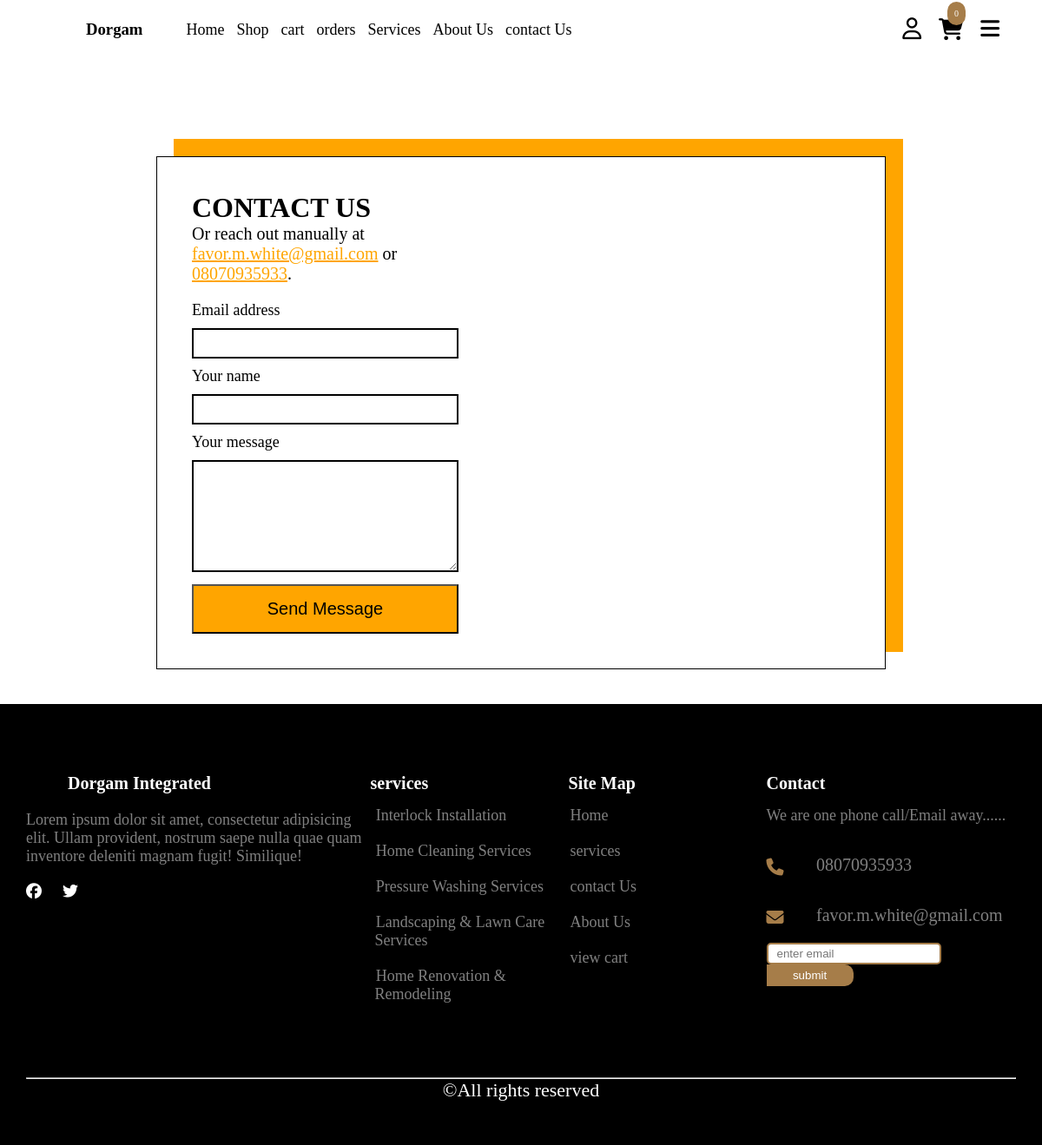
The page /contactUs on the database its author committed.
### core/models.py (models this page shows, shortened)
class Contact(models.Model):
    address = models.CharField(max_length=200)
    phoneNumber = models.CharField(max_length=20)
    email = models.CharField(max_length=200)

class Service(models.Model):
    image = models.ImageField(
        upload_to='services/images/',
        blank=False,
        null=False,
        help_text="enter service image"
    )
    name_of_service = models.CharField(max_length=200, blank=False, null=False)
    detail = CKEditor5Field(config_name='default')

### core/views.py (the view, shortened to what this page needs)
# urls.py: path('contactUs', views.contact_us, name="contactUs"),
def contact_us(request):
    return render(request, "mainSite/contactPage.html")

### core/context_processors.py (called while the page is built)
def contact_info(request):
    contactInfo = Contact.objects.first()
    return {"contact": contactInfo}

def services(request):
    services = Service.objects.all()[:5]
    return {"services": services}

def social_media_view(request):
    social = SocialMedia.objects.first()  # You can adjust the query as needed
    return {'social': social}

def cart_item_count(request):
    if request.user.is_authenticated:
        try:
            cart = Cart.objects.filter(user=request.user, completed=False).first()
            if cart:
                total_items = sum(item.quantity for item in cart.cartitems.all())
            else:
                total_items = 0
        except Exception as e:
            print(f"Error calculating cart item count: {e}")
            total_items = 0
    else:
        total_items = 0
    return {"cart_item_count": total_items}

### templates/mainSite/contactPage.html (shortened to what this page needs)
{% extends "./main.html" %}
{% load static %}
{% block stylelinks %}
    <link rel="stylesheet" href="{% static 'css/mainSite/contactPage.css' %}">
{% endblock stylelinks %}
{% block content %}
    <div class="contact-container container">
        <div class="contact-info">
            <h1>CONTACT US</h1>
            <p>
                Or reach out manually at
                <a href="mailto:{{ contact.email }}" class="contact">{{ contact.email }}</a>
                or
                <a href="tel:{{ contact.phoneNumber }}" class="contact">{{ contact.phoneNumber }}</a>.
            </p>
            <form action="{% url 'contactUs' %}" method="post">
                <div>
                    <label for="email">Email address</label>
                    <input type="email" required id="email" name="email">
                </div>
                <div>
                    <label for="name">Your name</label>
                    <input type="text" id="name" name="name" required>
                </div>
                <div>
                    <label for="message">Your message</label>
                    <textarea name="message" id="message" rows="7"></textarea>
                </div>
                <button type="submit">Send Message</button>
            </form>
        </div>
        <div class="contact-image">
        </div>
    </div>
{% endblock %}

### templates/mainSite/main.html (shortened to what this page needs)
{% load static %}
<!DOCTYPE html>
<html lang="en">
<head>
    <link rel="stylesheet" href="{% static 'css/mainSite/main.css' %}">
    {% block stylelinks %} {% endblock stylelinks %}
</head>
<body>
    <section class="header-main">
       <header class="container">
            <nav>
                <div class="logo" onclick="window.location.href='/'">
                <h1>Dorgam</h1>
                </div>
                <div class="nav-links">
                    <ul>
                        <li><a href="{% url 'home' %}">Home</a></li>
                        <li><a href="{% url 'products' %}">Shop</a></li>
                        <li><a href="{% url 'cart' %}">cart</a></li>
                        <li><a href="{% url 'orders' %}">orders</a></li>
                        <li><a href="{% url 'services' %}">Services</a></li>
                        <li><a href="{% url 'about' %}">About Us</a></li>
                        <li><a href="{% url 'contactUs' %}">contact Us</a></li>
                    </ul>
                </div>
            </nav>
            <div class="nav-action">
                <div class="account">
                    {% if user.is_authenticated %}
                        <a href="{% url 'profile' %}"><i class="fa-regular fa-user"></i></a>
                    {% else %}
                        <a href="{% url 'login' %}"><i class="fa-regular fa-user"></i></a>
                    {% endif %}
                </div>
                <div class="cart" onclick="window.location.href='/store/cart'">
                    <a href="{% url 'cart' %}"><i class="fa-solid fa-cart-shopping"></i></a>
                    <div class="itemsNum"><p>{{cart_item_count}}</p></div>
                </div>
                <div class="handbugger">
                    <i class="fa-solid fa-bars" onclick="openNav()"></i>
                </div>
            </div>
       </header>
    </section>
     {% include 'flashMessages/message.html' %}
    {% block content %} {% endblock content %}
    <footer>
        <div class="footer-container container">
            <div class="footer-about">
                <div class="heading">
                    <div class="logo"><img src="{% static 'images/homePage/logo.jfif' %}" alt="" srcset=""></div>
                    <h1>Dorgam Integrated</h1>
                </div>
                <p>
                    Lorem ipsum dolor sit amet, consectetur adipisicing elit. Ullam provident,
                    nostrum saepe nulla quae quam inventore deleniti magnam fugit! Similique!
                </p>
               <div class="socials">
                {% if social.facebook %}
                    <a href="{{ social.facebook }}" target="_blank">
                        <i class="fa-brands fa-facebook"></i>
                    </a>
                {% endif %}
                {% if social.twitter %}
                    <a href="{{ social.twitter }}" target="_blank">
                        <i class="fa-brands fa-twitter"></i>
                    </a>
                {% endif %}
            </div>
            </div>
            <div class="footer-services">
                <h1> services</h1>
                {% for service in services %}
                    <a href="{% url 'service' service.id %}">{{ service.name_of_service }}</a>
                {% endfor %}
            </div>
            <div class="footer-links">
                <h1> Site Map </h1>
                <ul>
                    <li><a href="{% url 'home' %}">Home</a></li>
                    <li><a href="{% url 'services' %}">services</a></li>
                    <li><a href="{% url 'contactUs' %}">contact Us</a></li>
                    <li><a href="{% url 'about' %}">About Us</a></li>
                     <li><a href="{% url 'cart' %}">view cart</a></li>
                </ul>
            </div>
            <div class="footer-contact-info">
                <h1> Contact </h1>
                <p>We are one phone call/Email away......</p>
                    <div class="info">
                        <i class="fa-solid fa-phone"></i>
                        <p>{{ contact.phoneNumber }}</p>
                    </div>
                    <div class="info">
                        <i class="fa-solid fa-envelope"></i>
                        <p>{{ contact.email }}</p>
                    </div>
                    <div class="newsletter">
                        <form action="{% url 'subscribe' %}" method="post">
                             <input type="email" required placeholder="enter email" name="email">
                             <button type="submit">submit</button>
                        </form>
                    </div>
            </div>
        </div>
        <div class="copyright container">
            <hr style="color: grey;">
            <p>&copy;All rights reserved</p>
        </div>
    </footer>
</body>
</html>

### static/css/mainSite/main.css (style rules this page uses)
* { margin: 0; padding: 0; box-sizing: border-box; }
body { overflow-x: hidden; }
.container { width: 95%; max-width: 1200px; margin: 0 auto; }
.header-main { background-color: white; padding: 20px; position: fixed; top: 0; width: 100%; z-index: 1000; }
header { display: flex; justify-content: space-between; align-items: center; margin-top: 30px; }
nav { display: flex; align-items: center; }
.logo { display: flex; align-items: center; margin-right: 40px; font-family: Georgia, 'Times New Roman', Times, serif; }
.nav-links ul { list-style: none; }
.nav-links ul li { display: inline-block; margin-left: 10px; }
.nav-links ul li a { text-decoration: none; color: black; font-size: 18px; font-weight: 400; transition: 0.5s ease; }
.nav-action { display: flex; justify-content: space-between; align-items: center; }
.nav-action .account a { color: black; }
.nav-action .account { font-size: 25px; margin-right: 20px; cursor: pointer; }
.nav-action .cart { position: relative; cursor: pointer; }
.nav-action .cart a { text-decoration: none; color: black; }
.nav-action .cart i { font-size: 25px; }
.nav-action .cart .itemsNum { position: absolute; top: -20px; left: 10px; padding: 8px; font-size: 10px; background-color: rgb(166, 125, 73); border-radius: 50px; }
.nav-action .cart .itemsNum p { margin-right: 0px; color: white; }
.nav-action .handbugger { font-size: 25px; margin-left: 20px; cursor: pointer; }
footer { background-color: black; color: white; padding-top: 80px; padding-bottom: 50px; }
.footer-container { display: flex; justify-content: space-between; }
.footer-about { width: 40%; }
.footer-about .heading * { margin-right: 4px; padding: 0; margin-bottom: 20px; }
.footer-about .heading { display: flex; }
footer h1 { font-size: 20px; }
.footer-about p { color: gray; font-size: 18px; }
.footer-about .socials { margin-top: 20px; }
.footer-about .socials a { display: inline-block; margin-right: 20px; color: white; text-decoration: none; font-size: 18px; }
.footer-services { width: 23%; }
.footer-services a { display: block; color: gray; text-decoration: none; margin-top: 10px; padding: 5px; font-size: 18px; overflow: hidden; }
.footer-links { width: 23%; }
.footer-links ul { list-style: none; overflow: hidden; }
.footer-links ul li { padding: 5px; margin-top: 10px; }
.footer-links a { color: gray; text-decoration: none; font-size: 18px; overflow: hidden; }
.footer-contact-info { width: 29%; word-wrap: break-word; }
.footer-contact-info p { margin-bottom: 20px; font-size: 18px; color: gray; margin-top: 15px; }
.footer-contact-info .info { display: flex; justify-content: space-between; align-items: center; cursor: pointer; }
.footer-contact-info .info i { width: 10%; font-size: 20px; color: rgb(166, 125, 73); }
.footer-contact-info .info p { width: 80%; font-size: 20px; color: gray; }
footer .newsletter input { border: 2px solid rgb(166, 125, 73); height: 25px; border-radius: 5px; padding: 10px; outline: none; }
footer .newsletter button { background-color: rgb(166, 125, 73); color: white; border: none; padding: 5px; width: 100px; border-top-right-radius: 10px; border-bottom-right-radius: 10px; }
footer .copyright { margin-top: 80px; color: white; text-align: center; }
footer .copyright hr { color: gray; }
footer .copyright p { font-size: 22px; }

### static/css/mainSite/contactPage.css (style rules this page uses)
.contact-container { margin-top: 180px; border: 1px solid black; width: 70%; display: flex; justify-content: space-between; align-items: center; padding: 40px; box-shadow: 20px -20px orange; margin-bottom: 40px; }
label { display: block; margin-bottom: 10px; font-size: 18px; }
.contact-info { width: 45%; }
.contact-info h1 { font-family: cursive; }
.contact-info p { font-size: 20px; margin-bottom: 20px; }
.contact-info p .contact { color: orange; }
.contact-info form input { height: 35px; width: 90%; border: 2px solid black; padding: 10px; margin-bottom: 10px; }
.contact-info form textarea { width: 90%; border: 2px solid black; padding: 10px; margin-bottom: 10px; }
.contact-image { width: 45%; }
.contact-info button { width: 90%; padding: 15px; background-color: orange; color: black; font-size: 20px; }

### rows shown on the page
Contact: email "favor.m.white@gmail.com", phoneNumber "08070935933"
Service: name_of_service "Interlock Installation"
Service: name_of_service "Home Cleaning Services"
Service: name_of_service "Pressure Washing Services"
Service: name_of_service "Landscaping & Lawn Care Services"
Service: name_of_service "Home Renovation & Remodeling"

### other values the page prints
{{ cart_item_count }} "0"
